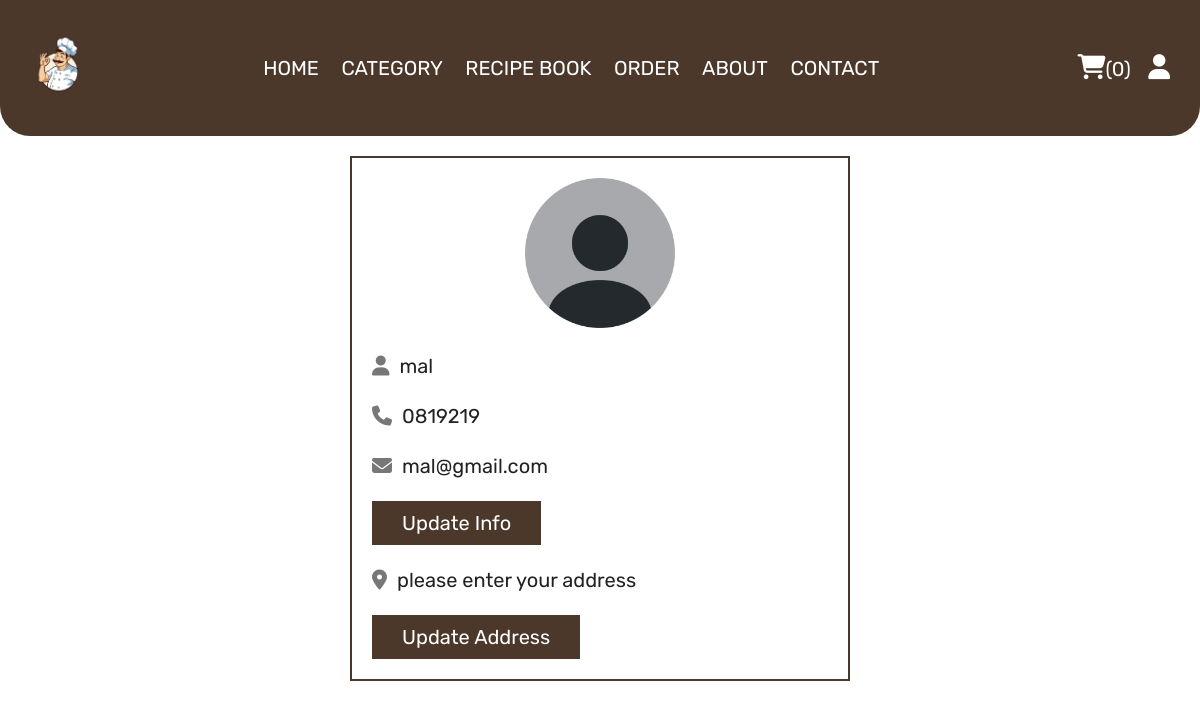
Screenshot of /profile.php (signed in) with the database file from the repository.
### tables this page shows
CREATE TABLE `users` (
  `id` int(100) NOT NULL,
  `name` varchar(20) NOT NULL,
  `email` varchar(50) NOT NULL,
  `number` varchar(10) NOT NULL,
  `password` varchar(50) NOT NULL,
  `address` varchar(500) NOT NULL
);

### profile.php (the view, shortened to what this page needs)
<?php
include 'components/connect.php';
?>
<!DOCTYPE html>
<html lang="en">
<head>
   <link rel="stylesheet" href="https://cdnjs.cloudflare.com/ajax/libs/font-awesome/6.1.1/css/all.min.css">
   <link rel="stylesheet" href="css/style.css">
</head>
<body>
<?php include 'components/user_header.php'; ?>
<section class="user-details">
   <div class="user">
      <img src="images/user-icon.png" alt="">
      <p><i class="fas fa-user"></i><span><span><?= $fetch_profile['name']; ?></span></span></p>
      <p><i class="fas fa-phone"></i><span><?= $fetch_profile['number']; ?></span></p>
      <p><i class="fas fa-envelope"></i><span><?= $fetch_profile['email']; ?></span></p>
      <a href="update_profile.php" class="btn">Update Info</a>
      <p class="address"><i class="fas fa-map-marker-alt"></i><span><?php if($fetch_profile['address'] == ''){echo 'please enter your address';}else{echo $fetch_profile['address'];} ?></span></p>
      <a href="update_address.php" class="btn">Update Address</a>
   </div>
</section>
</body>
</html>

### css/style.css (style rules this page uses)
:root { --yellow:#fed330; --red:#e74c3c; --white:#fff; --black:#222; --light-color:#777; --border:.2rem solid var(--black); --border2 : .2rem solid var(--coklat); --coklat : #4b382a; --coklat2 : #795c32; }
* { font-family: 'Rubik', sans-serif; margin:0; padding:0; box-sizing: border-box; outline: none; border: none; text-decoration: none; }
html { font-size: 62.5%; overflow-x: hidden; scroll-behavior: smooth; stop-opacity: 7rem; }
section { margin:0 auto; max-width: 1200px; padding:2rem; }
.btn, .delete-btn { margin-top: 1rem; display: inline-block; font-size: 2rem; padding:1rem 3rem; cursor: pointer; text-transform: capitalize; transition: .2s linear; }
.btn { background-color: var(--coklat); color:var(--white); }
.user-details .user { max-width: 50rem; margin:0 auto; border:var(--border2); padding:2rem; }
.user-details .user img { width: 100%; height: 15rem; object-fit: contain; margin-bottom: 1rem; }
.user-details .user p { padding:1rem 0; line-height: 1.5; font-size: 2rem; }
.user-details .user p span { color:var(--black); }
.user-details .user p i { margin-right: 1rem; color:var(--light-color); }
.user-details .user .address { margin-top: 1rem; }

### rows the page displays
users: name "mal", number "0819219", email "mal@gmail.com"

### other values shown
$total_cart_items "0"
